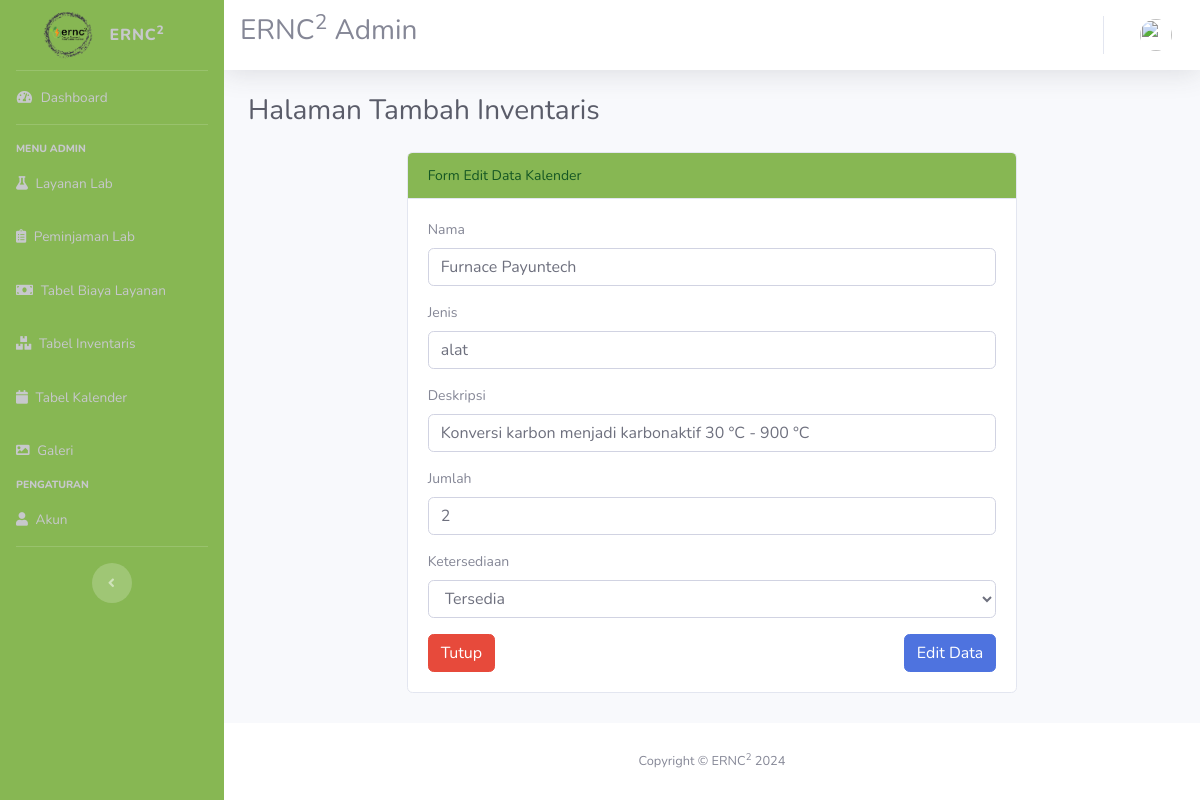
Screenshot of /Inventaris/edit/3 with the database file from the repository.
### tables this page shows
CREATE TABLE `inventaris` (
  `id` int(50) NOT NULL,
  `nama` varchar(50) NOT NULL,
  `jenis` varchar(50) NOT NULL,
  `deskripsi` varchar(255) NOT NULL,
  `jumlah` int(50) NOT NULL,
  `ketersediaan` varchar(20) NOT NULL
);

### application/controllers/Inventaris.php (called while the page is built, shortened)
<?php
class Inventaris extends CI_Controller
{
    public function __construct()
    {
        $this->load->model('Inventaris_model');
        $this->load->library('pagination');
    }
    public function edit($id) {
        $data['judul'] = "Halaman Tambah Inventaris";
        $data['user'] = $this->db->get_where('user', ['email' => $this->session->userdata('email')])->row_array();
        $data['inventaris'] = $this->Inventaris_model->getById($id);
        $this->form_validation->set_rules('nama','Nama','required',[
            'required' => 'Nama Wajib di Isi'
        ]);
        $this->form_validation->set_rules('jenis','Jenis','required',[
            'required' => 'Jenis Wajib di Isi'
        ]);
        $this->form_validation->set_rules('deskripsi','Deskripsi','required',[
            'required' => 'Deskripsi Wajib di Isi'
        ]);
        $this->form_validation->set_rules('jumlah','Jumlah','required',[
            'required' => 'Jumlah Wajib di Isi'
        ]);
        $this->form_validation->set_rules('ketersediaan','Ketersediaan','required',[
            'required' => 'Ketersediaan Wajib di Isi'
        ]);
        if ($this->form_validation->run()==false) {
            $this->load->view("layout/header",$data);
            $this->load->view("inventaris/vw_ubah_inventaris", $data);
            $this->load->view("layout/footer");
        }
    }
}
?>

### index.php (called while the page is built, shortened)
<?php
require_once BASEPATH.'core/CodeIgniter.php';

### application/models/Inventaris_model.php (called while the page is built, shortened)
<?php
class Inventaris_model extends CI_Model
{
    public $table = 'inventaris';
    public $id = 'inventaris.id';
    public function getById($id)
    {
        $this->db->where($this->id, $id);
        $query = $this->db->get($this->table);
        return $query->row_array();
    }
}
?>

### application/views/inventaris/vw_ubah_inventaris.php (the view, shortened to what this page needs)
<div class="container-fluid">
<h1 class="h3 mb-4 text-gray-800"><?php echo $judul; ?></h1>
<div class="row justify-content-center">
<div class="col-md-8 ">
<div class="card">
<div class="card-header justify-content-center bg-custom-success">
Form Edit Data Kalender
</div>
<div class="card-body">
<form action="" method="POST">
    <div class="form-group">
        <label for="nama">Nama</label>
        <input type="text"name="nama" value="<?= $inventaris['nama']; ?>" class="form-control" id="nama" placeholder="Nama">
    </div>
    <div class="form-group">
        <label for="jenis">Jenis</label>
        <input type="text"name="jenis" value="<?= $inventaris['jenis']; ?>" class="form-control" id="jenis" placeholder="Jenis">
    </div>
    <div class="form-group">
        <label for="deskripsi">Deskripsi</label>
        <input type="text" name="deskripsi" value="<?= $inventaris['deskripsi']; ?>" class="form-control" id="deskripsi" placeholder="Deskripsi">
    </div>
    <div class="form-group">
        <label for="jumlah">Jumlah</label>
        <input type="number" name="jumlah" value="<?= $inventaris['jumlah']; ?>" class="form-control" id="jumlah" placeholder="Jumlah">
    </div>
    <div class="form-group">
        <label for="ketersediaan">Ketersediaan</label>
        <select name="ketersediaan" class="form-control" id="ketersediaan" placeholder="Ketersediaan">
            <option value="Tersedia" <?= $inventaris['ketersediaan'] == 'Tersedia' ? 'selected' : '' ?>>Tersedia</option>
        </select>
    </div>
    <a href="<?= base_url('Inventaris') ?>" class="btn btn-danger">Tutup</a>
    <button type="submit" name="edit" class="btn btn-primary float-right">Edit Data</button>
</form>
</div>
</div>
</div>
</div>
</div>
</div>

### application/views/layout/header.php (style rules this page uses)
body { font-size: 14px; }
.bg-custom-success { background-color: #87b753; color: #155724; }

### rows the page displays
inventaris: nama "Furnace Payuntech", jenis "alat", deskripsi "Konversi karbon menjadi karbonaktif 30 °C - 900 °C", jumlah "2", ketersediaan "Tersedia"

### other values shown
$judul "Halaman Tambah Inventaris"
